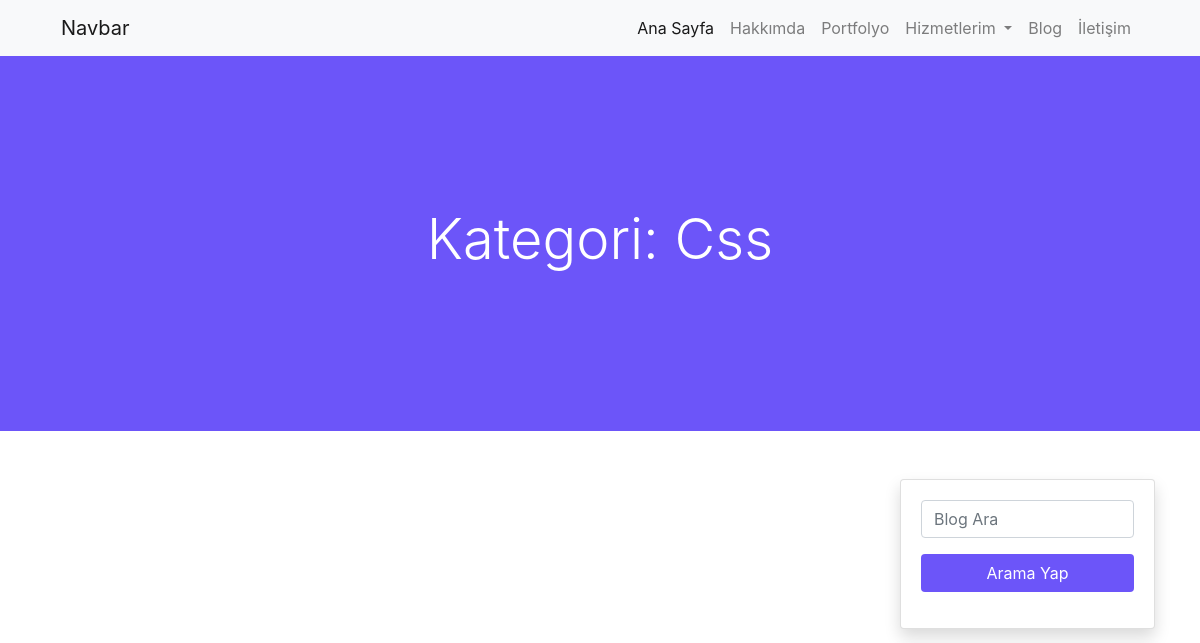
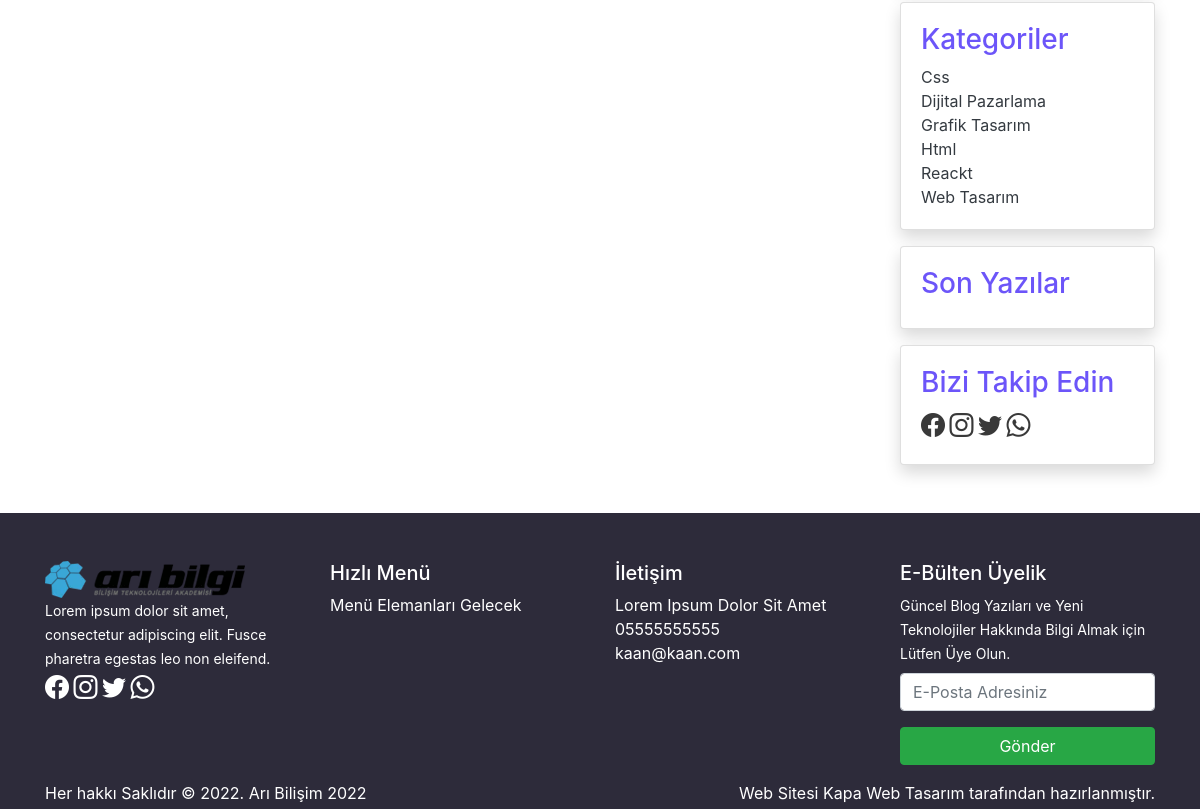
The page /kategoripage.php?kategori=Css on the database as committed earlier (2 pictures, top to bottom).
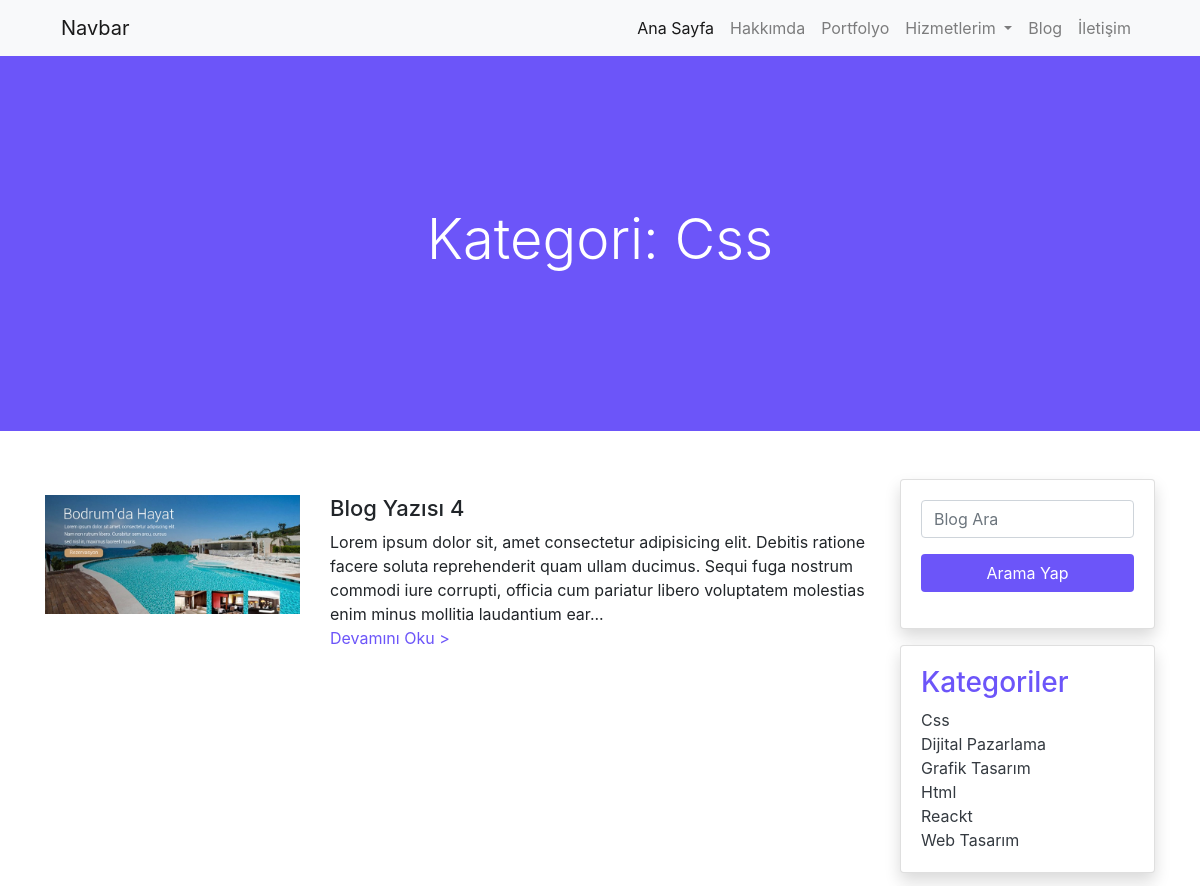
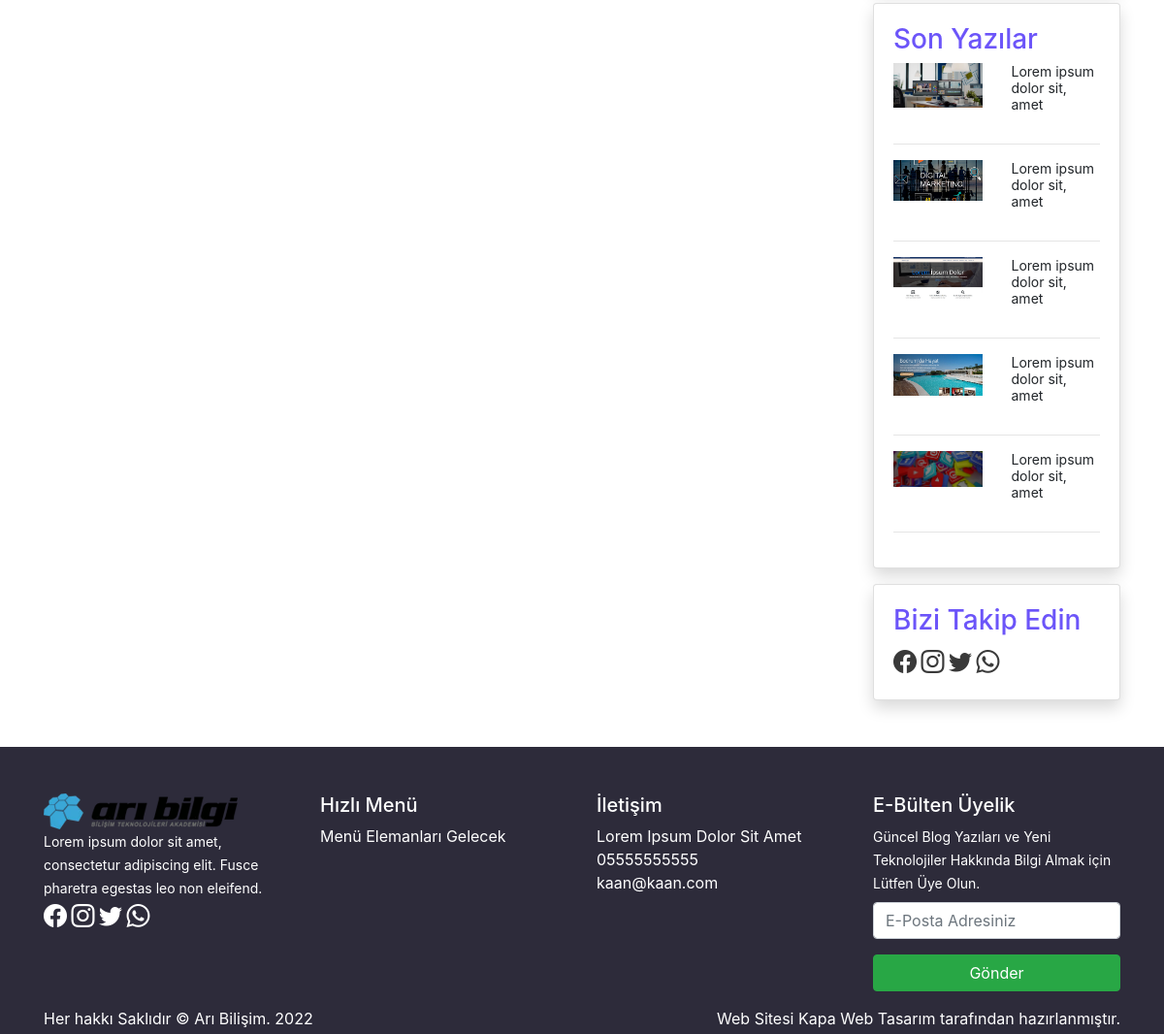
The same page on the database as committed later (2 pictures, top to bottom).
### tables this page shows
CREATE TABLE IF NOT EXISTS `kategoriler` (
  `id` int(11) NOT NULL AUTO_INCREMENT,
  `kategori` varchar(25) NOT NULL,
  `katturu` varchar(15) NOT NULL,
  `ustkat` varchar(30) NOT NULL,
  `meta` text NOT NULL,
  PRIMARY KEY (`id`)
);

CREATE TABLE IF NOT EXISTS `ayarlar` (
  `id` int(11) NOT NULL AUTO_INCREMENT,
  `adres` varchar(100) NOT NULL,
  `telefon` varchar(15) NOT NULL,
  `email` varchar(100) NOT NULL,
  `harita` text NOT NULL,
  `tanitim` text NOT NULL,
  `logo` varchar(100) NOT NULL,
  `blogbanner` varchar(100) NOT NULL,
  `iletisimbanner` varchar(100) NOT NULL,
  `facebook` varchar(50) NOT NULL,
  `instagram` varchar(50) NOT NULL,
  `twitter` varchar(50) NOT NULL,
  `whatsapp` varchar(100) NOT NULL,
  `analitik` text NOT NULL,
  `konsol` text NOT NULL,
  `piksel` text NOT NULL,
  `copy` varchar(60) NOT NULL,
  PRIMARY KEY (`id`)
);

CREATE TABLE IF NOT EXISTS `yazilar` (
  `id` int(11) NOT NULL AUTO_INCREMENT,
  `baslik` varchar(100) NOT NULL,
  `icerik` text NOT NULL,
  `meta` varchar(160) NOT NULL,
  `foto` varchar(150) NOT NULL,
  `fotoalt` varchar(100) NOT NULL,
  `kategori` varchar(25) NOT NULL,
  `tarih` varchar(11) NOT NULL,
  `durum` varchar(15) NOT NULL,
  PRIMARY KEY (`id`)
);

### kategoripage.php (the view)
<?php
require_once('header.php');
$kategori = $_GET['kategori'];
$kat_list = $db->prepare('select * from yazilar where kategori = ? order by id desc');
$kat_list->execute(array($kategori));
?>
<section id="katBanner" class="py-15 bg-mor">
    <div class="container">
        <div class="col-12 text-center text-white">
            <h1 class="display-4">Kategori: <?php echo $kategori; ?></h1>
        </div>
    </div>
</section>
<section id="katBlogyazi" class="py-5">
    <div class="container">
        <div class="row">
            <div class="col-md-9">
                <?php
                if ($kat_list->rowCount()) {
                    foreach ($kat_list as $satir_katlist) {
                ?>
                        <div class="row mt-3">
                            <div class="col-md-4">
                                <img src="<?php echo substr($satir_katlist['foto'],3); ?>" alt="<?php echo $satir_katlist['fotoalt']; ?>" class="img-fluid">
                            </div>
                            <div class="col-md-8">
                                <h2 style="font-size:22px;"><?php echo $satir_katlist['baslik']; ?></h2>
                                <?php echo substr($satir_katlist['icerik'],0,250); ?>... <br>
                                <a href="sample.php?id=<?php echo $satir_katlist['id']; ?>" class="mor text-decoration-none">Devamını Oku ></a>
                            </div>
                        </div>
                <?php
                    }
                }
                ?>
            </div>
            <?php require_once('sidebar.php'); ?>
        </div>
    </div>
</section>
<?php require_once('footer.php'); ?>

### sidebar.php (shortened to what the changed rows need)
<div class="col-md-3">
    <div class="row my-3">
        <div class="col-12">
            <div class="card shadow">
                <div class="card-body">
                    <h3 class="mor">Kategoriler</h3>
                    <?php
                    $sorgu_katlist = $db->prepare('select * from kategoriler order by kategori asc');
                    $sorgu_katlist->execute();
                    if ($sorgu_katlist->rowCount()) {
                        foreach ($sorgu_katlist as $satir_katlist) {
                    ?>
                            <a href="kategoripage.php?kategori=<?php echo $satir_katlist['kategori']; ?>" class="text-dark text-decoration-none"><?php echo $satir_katlist['kategori']; ?></a><br>
                    <?php
                        }
                    }
                    ?>
                </div>
            </div>
        </div>
    </div>
    <div class="row">
        <div class="col-12">
            <div class="card shadow">
                <div class="card-body">
                    <h3 class="mor">Son Yazılar</h3>
                    <?php
                    $sorgu_yazilar = $db->prepare('select * from yazilar order by id desc limit 5');
                    $sorgu_yazilar->execute();
                    if ($sorgu_yazilar->rowCount()) {
                        foreach ($sorgu_yazilar as $satir_yazilar) {
                    ?>
                            <div class="row mt-2">
                                <div class="col-md-6">
                                    <a href="sample.php?id=<?php echo $satir_yazilar['id']; ?>">
                                        <img src="<?php echo substr($satir_yazilar['foto'], 3); ?>" alt="<?php echo $satir_yazilar['fotoalt']; ?>" class="img-fluid">
                                    </a>
                                </div>
                                <div class="col-md-6 smallYazi">
                                    <small><?php echo substr($satir_yazilar['icerik'], 0, 30); ?></small>
                                </div>
                            </div>
                            <hr>
                    <?php
                        }
                    }
                    ?>
                </div>
            </div>
        </div>
    </div>
                    <?php
                    $sorgu_sosmed = $db->prepare('select * from ayarlar');
                    $sorgu_sosmed->execute();
                    ?>
</div>

### footer.php (shortened to what the changed rows need)
<section id="footer" class="pt-5 pb-1 text-white">
    <div class="container">
        <div class="row">
            <div class="col-md-3">
                <img src="<?php echo substr($satir_bottom['logo'],3); ?>" alt="Arı Bilişim Logo"> <br>
                <small><?php echo $satir_bottom['tanitim']; ?></small> <br>
                <a href="<?php echo $satir_bottom['facebook']; ?>" target="_blank"><i class="bi bi-facebook" style="font-size:24px;" ></i></a>
                <a href="<?php echo $satir_bottom['instagram']; ?>" target="_blank"><i class="bi bi-instagram" style="font-size:24px;" ></i></a>
                <a href="<?php echo $satir_bottom['twitter']; ?>" target="_blank"><i class="bi bi-twitter" style="font-size:24px;" ></i></a>
                <a href="<?php echo $satir_bottom['whatsapp']; ?>" target="_blank"><i class="bi bi-whatsapp" style="font-size:24px;" ></i></a>
            </div>
            <div class="col-md-3">
                <h5>Hızlı Menü</h5>
                Menü Elemanları Gelecek
            </div>
            <div class="col-md-3">
                <h5>İletişim</h5>
                <?php echo $satir_bottom['adres']; ?> <br>
                <a href="tel:+9<?php echo $satir_bottom['telefon']; ?>"><?php echo $satir_bottom['telefon']; ?></a> <br>
                <a href="mailto:<?php echo $satir_bottom['email']; ?>"><?php echo $satir_bottom['email']; ?></a>
            </div>
            <div class="col-md-3">
                <h5>E-Bülten Üyelik</h5>
                <small>Güncel Blog Yazıları ve Yeni Teknolojiler Hakkında Bilgi Almak için Lütfen Üye Olun.</small>
                <form method="post" class="mt-2">
                </form>
            </div>
        </div>
        <div class="row">
            <div class="col-md-6">
                <?php
                echo $satir_bottom['copy'] . ' ' . date('Y');
                ?>
            </div>
            <div class="col-md-6 text-right">
                Web Sitesi <a href="#">Kapa Web Tasarım</a> tarafından hazırlanmıştır.
            </div>
        </div>
    </div>
</section>
</body>
</html>

Rows that differ between the two databases and show on the page:
added yazilar: foto (picture), baslik "Blog Yazısı 4", icerik "Lorem ipsum dolor sit, amet consectetur adipisicing elit. Debitis ratione facere soluta reprehenderit quam ullam ducimus. Sequi fuga nostrum commodi iure corrupti, officia cum pariatur libero voluptatem molestias enim minus mollitia laudantium ear", icerik "Lorem ipsum dolor sit, amet"
added yazilar: foto (picture), icerik "Lorem ipsum dolor sit, amet", shown under "Son Yazılar"
added yazilar: foto (picture), icerik "Lorem ipsum dolor sit, amet", shown under "Son Yazılar"
added yazilar: foto (picture), icerik "Lorem ipsum dolor sit, amet", shown under "Son Yazılar"
added yazilar: foto (picture), icerik "Lorem ipsum dolor sit, amet", shown under "Son Yazılar"
changed ayarlar "Lorem Ipsum Dolor Sit Amet": copy "Her hakkı Saklıdır © 2022. Arı Bilişim" → "Her hakkı Saklıdır © Arı Bilişim."
